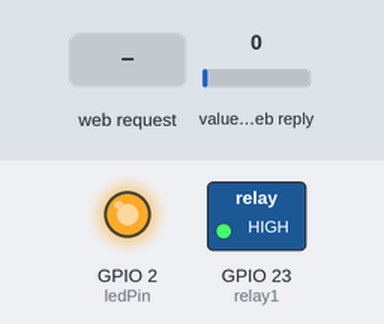
Bench run of a sketch on a simulated ESP32. Parts: switched loads named in the sketch (green lamp = pin HIGH), output pins drawn as LEDs (lit = HIGH). Inputs (shaded band) come from the test bench; at power-on: value in the web reply 0. WiFi joins after 1.5 s; servers stay silent unless stated; EEPROM starts erased; web services answer with replies made up by the test bench; what the sketch prints to the serial monitor is not drawn.

Above: at 6.7 s.
At 8.8 s:
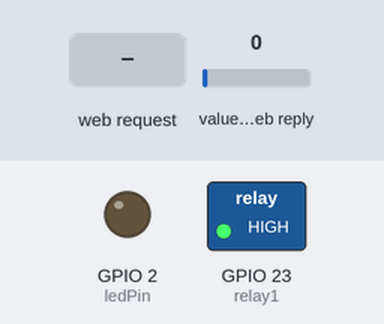
8.9 s: HTTP request GET /channels/ received
10.4 s: HTTP request GET /feeds/last.json?api_key= received
14.7 s: HTTP request GET /update?api_key= received
Timing chart, 0 to 17.7 s (numbered marks = the images above; inputs shaded):
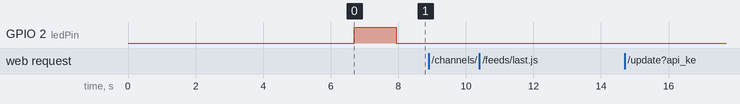

The sketch:

ThingSpeak_Esp32_AirFreshner.ino
```cpp
//#include <ESP8266WiFi.h>
#include <ArduinoJson.h>
#include <EEPROM.h>
#include <WiFi.h>
String ssid   =   "PTCL_AAA";
String password = "a1b2c3d4";

char *ssidAp =     "IoT Airfreshner"; // The name of the Wi-Fi network that will be created
char *passwordAp = "";   // The password required to connect to it, leave blank for an open network

static const char* host = "api.thingspeak.com";
//static const char* channelID ="1903597";
//static const char* apiKeyWrite = "2FBTSBE8KJVIPI58"; //00
//static const char* apiKeyRead= "THBCRCVMDXGOUXX2";

static const char* channelID ="2404245";
static const char* apiKeyWrite = "QJK7WCJEGXASV8E9";   //airfRESHNER
static const char* apiKeyRead= "9CFDZRQ82WL8G748";
const int httpPort = 80;


#define ledPin 2           // GPIO16 //D4
#define relay1 23

int r1 = 0;
int timer = 2;


int ssidLength,passwordLength;

unsigned long previousMillis = 0;
const long interval = 10000;

String strData;
String url;
int cF=1;

WiFiServer server(httpPort);


void setup()
{
  ssid += '\0';
  password += '\0';
  Serial.begin(9600);
  pinMode(ledPin, OUTPUT);
  pinMode(relay1, OUTPUT);
  digitalWrite(relay1,HIGH);


  EEPROM.begin(100);
  delay(100);

     ssidLength=EEPROM.read(0);
     passwordLength=EEPROM.read(30);

     ssid.remove(0);
     password.remove(0);

     for(int i=0;i<ssidLength;i++)
      {
        ssid +=(char)EEPROM.read(i+1);
        delay(10);
      }

     for(int i=0;i<passwordLength;i++)
      {
        password +=(char)EEPROM.read(i+31);
        delay(10);
      }

      EEPROM.commit();

      char ssidChar[ssidLength+1];
      char passwordChar[passwordLength+1];
      ssid.toCharArray(ssidChar,ssidLength+1);
      password.toCharArray(passwordChar,passwordLength+1);


//      delay(1000);
//      WiFi.softAP(ssidAp, passwordAp);             // Start the access point
//      Serial.print("\nDevice Name:");
//      Serial.print(ssidAp);
//      delay(1000);
//      Serial.print(" IP:");
//      Serial.print(WiFi.softAPIP());         // Send the IP address of the ESP8266 to the computer
//      Serial.println(" started.");
//      delay(2000);

    WiFi.mode(WIFI_AP_STA);
    WiFi.begin(ssidChar,passwordChar);
    Serial.println("\nConnecting to.... ");
    Serial.println(ssidChar);
    Serial.println(passwordChar);
    delay(1000);
    digitalWrite(ledPin,HIGH);
    server.begin();
    Serial.println("HTTP server started");
    delay(1000);

}

//setup


void loop()
{

  WiFiClient client = server.available();

  if(WiFi.status() != WL_CONNECTED)
  {
    digitalWrite(ledPin,HIGH);
    delay(100);
    Serial.print(".");
    digitalWrite(ledPin,LOW);
    delay(900);
    cF=1;
  }

if(WiFi.status() == WL_CONNECTED && cF==1)
  {
    Serial.print("\nConnected to ");
    Serial.println(ssid);
    Serial.print("IP Address:");
    Serial.println(WiFi.localIP());
    cF=0;
    digitalWrite(ledPin,LOW);
  }

  if (client)
  {
      Serial.println("new client");
      int j = 0;
      int k = 1;
      String ssidTemp;
      String passwordTemp;
      String req = client.readStringUntil('\r');
      Serial.println(req);

      for (int i = 0; i < req.length(); i++)
      {
        if (req[i] == '(' && j == 0)
          j = 1;
        else if (req[i] == '(' && j == 1)
          {j=0; break;}
        else if (j == 1)
          {
           if(req[i]=='~')
             ssidTemp += ' ';
           else
             ssidTemp += req[i];
          }
      }

     j=0;
     for (int i = 0; i < req.length(); i++)
      {


        if (req[i] == ')' && j == 0)
          j = 1;
        else if (req[i] == ')' && j == 1)
          {j=0; break;}
        else if (j == 1)
          {
           if(req[i]=='~')
             passwordTemp += ' ';
           else
             passwordTemp += req[i];
          }
      }

      ssid=ssidTemp;
      password=passwordTemp;

      ssidLength=ssid.length();
      passwordLength=password.length();

      EEPROM.write(0,ssidLength);
      delay(100);
      EEPROM.write(30,passwordLength);

      for(int i=0;i<ssidLength;i++)
      {
        EEPROM.write(i+1,ssid[i]);
        delay(10);
      }
      for(int i=0;i<passwordLength;i++)
      {
        EEPROM.write(i+31,password[i]);
        delay(10);
      }
      EEPROM.commit();

      char ssidChar[ssidLength+1];
      char passwordChar[passwordLength+1];
      ssid.toCharArray(ssidChar,ssidLength+1);
      password.toCharArray(passwordChar,passwordLength+1);

      Serial.println(ssidLength);
      Serial.println(passwordLength);
      Serial.println(ssidChar);
      Serial.println(passwordChar);

      String s = "HTTP/1.1 200 OK\r\nContent-Type: text/html\r\n\r\n";
      s += "Save";
      client.print(s);
      client.flush();
      delay(2000);
      WiFi.begin(ssidChar,passwordChar);
      //WiFi.softAPdisconnect();


  }


  unsigned long currentMillis = millis();
  if(currentMillis - previousMillis >= interval)
  {
             previousMillis = currentMillis;


            // Use WiFiClient class to create TCP connections
            if (!client.connect(host, httpPort))
            {
              Serial.println("Internet Connection failed");
              digitalWrite(ledPin,HIGH);
              delay(100);
              digitalWrite(ledPin,LOW);
              delay(900);
              return;
            }


            url = "/channels/";
            url+= channelID;
            url+= "/feeds/last.json?api_key=";
            url+= apiKeyRead;
            url+= "&results=2";

            Serial.print("Requesting URL: ");
            Serial.println(url);

            client.println(String("GET ") + url + " HTTP/1.1\r\n" +
                         "Host: " + host + "\r\n" +
                         "Connection: close\r\n\r\n");
            delay(1000);

            while(client.available())
            {
              strData = client.readStringUntil('\n');
            //  Serial.println(strData);
              if(strData != "" || strData != "-1")
              {
                String jsonReq = strData; //if send json data, it have only 1 argument
                int size = jsonReq.length() + 1;
                char json[size];
                jsonReq.toCharArray(json, size);
                StaticJsonBuffer<200> jsonBuffer;
                JsonObject& json_parsed = jsonBuffer.parseObject(json);

                if (json_parsed.containsKey("field1"))
                  {
                      String field1 = json_parsed["field1"];
                      Serial.print("Field1:");
                      Serial.print(field1);
                      if (field1 == "1")
                      r1=1;

                   }

                if (json_parsed.containsKey("field2"))
                  {
                      String field2 = json_parsed["field2"];
                      Serial.print("Field2:");
                      Serial.println(field2);
                      if (r1 == 1)
                      {
                        timer=field2.toInt();
                        digitalWrite(relay1,LOW);
                        digitalWrite(ledPin,HIGH);
                        Serial.print(" ON");
                        Serial.print(timer);
                        delay(timer*1000);
                        digitalWrite(relay1,HIGH);
                        digitalWrite(ledPin,LOW);
                        Serial.println(" OFF");
                        r1=0;
                        url= "/update?api_key=";
                        url+=apiKeyWrite;
                        url+="&field1=";
                        url+=r1;
                        url+="&field2=";
                        url+=timer;


                        delay(1000);
                        client.connect(host, httpPort);
                        delay(14000);
                        Serial.println("\nUpdate https://api.thingspeak.com"+ url);
                        client.print(String("GET ") + url + " HTTP/1.1\r\n" +
                        "Host: " + host + "\r\n" +
                        "Connection: close\r\n\r\n");
                        strData = client.readStringUntil('\n');
                        Serial.println(strData);
                        Serial.println("Write Success");
                        delay(5000);
                      }

                   }

              }
          }

  }


}

//Loop
```

Measured:
- after the input at 8.9 s, every drawn part: stays the same
- after the input at 10.4 s, every drawn part: stays the same
- after the input at 14.7 s, every drawn part: stays the same
